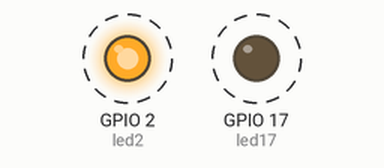
This program was run on a simulated ESP32. Parts: output pins drawn as LEDs (lit = HIGH). Dashed ring = blinking. What the program prints to the serial monitor is not drawn.

Above: at 0.07 s.
Timing chart, 0 to 3.0 s (numbered marks = the images above):
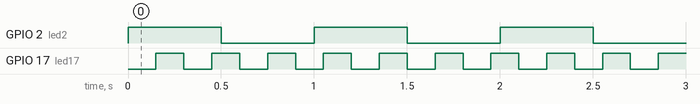

Measured:
- by itself, GPIO 2 (led2): alternates HIGH for 0.50 s and LOW for 0.50 s
- by itself, GPIO 17 (led17): alternates HIGH for 0.15 s and LOW for 0.15 s

The program:

main.cpp
```cpp
#include <Arduino.h>

const int led2 = 2; // Pin of the LED
const int led17 = 17; // Pin of the LED

void toggleLED(void * parameter){
  while(true){ // infinite loop

    Serial.print("Task is running on: ");
    Serial.println(xPortGetCoreID());
    // Turn the LED on
    digitalWrite(led2, HIGH);

    // Pause the task for 500ms
    vTaskDelay(500 / portTICK_PERIOD_MS);

    // Turn the LED off
    digitalWrite(led2, LOW);

    // Pause the task again for 500ms
    vTaskDelay(500 / portTICK_PERIOD_MS);
  }
}

void setup() {

  Serial.begin(115200);
  Serial.print("Startup is running on: ");
  Serial.println(xPortGetCoreID());

  pinMode(led2, OUTPUT);
  pinMode(led17, OUTPUT);

  xTaskCreatePinnedToCore(
    toggleLED,    // Function that should be called
    "Toggle LED",   // Name of the task (for debugging)
    1000,            // Stack size (bytes)
    NULL,            // Parameter to pass
    1,               // Task priority
    NULL ,        // Task handle
    0
  );

}

void loop() {
  digitalWrite(led17, LOW);
  Serial.println("Message From Loop");

  delay(150);
  digitalWrite(led17, HIGH);
  delay(150);

}
```
